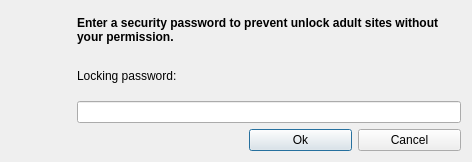
<?xml version="1.0" encoding="UTF-8"?>
<ui version="4.0">
 <class>UPSPasswordImpl</class>
 <widget class="QDialog" name="UPSPasswordImpl">
  <property name="geometry">
   <rect>
    <x>0</x>
    <y>0</y>
    <width>472</width>
    <height>162</height>
   </rect>
  </property>
  <property name="windowTitle">
   <string>UPS! Password</string>
  </property>
  <layout class="QGridLayout" name="gridLayout">
   <item row="0" column="0" rowspan="3">
    <widget class="QLabel" name="label">
     <property name="minimumSize">
      <size>
       <width>60</width>
       <height>0</height>
      </size>
     </property>
     <property name="maximumSize">
      <size>
       <width>60</width>
       <height>16777215</height>
      </size>
     </property>
     <property name="text">
      <string/>
     </property>
     <property name="pixmap">
      <pixmap resource="../resources/resources.qrc">:/ups_lock_unlock/images/ups_lock_unlock.png</pixmap>
     </property>
     <property name="alignment">
      <set>Qt::AlignCenter</set>
     </property>
    </widget>
   </item>
   <item row="0" column="1" colspan="3">
    <widget class="QLabel" name="lblTitle">
     <property name="text">
      <string>&lt;b&gt;Enter a security password to prevent unlock adult sites without your permission.&lt;/b&gt;</string>
     </property>
     <property name="wordWrap">
      <bool>true</bool>
     </property>
    </widget>
   </item>
   <item row="1" column="1" colspan="3">
    <widget class="QLabel" name="lblPassword">
     <property name="text">
      <string>Locking password:</string>
     </property>
    </widget>
   </item>
   <item row="2" column="1" colspan="3">
    <widget class="QLineEdit" name="edtPassword">
     <property name="whatsThis">
      <string>Field where you enter the password</string>
     </property>
     <property name="accessibleName">
      <string>Password edit</string>
     </property>
     <property name="accessibleDescription">
      <string>Field where you enter the password</string>
     </property>
     <property name="echoMode">
      <enum>QLineEdit::Password</enum>
     </property>
    </widget>
   </item>
   <item row="3" column="0" colspan="2">
    <spacer name="horizontalSpacer">
     <property name="orientation">
      <enum>Qt::Horizontal</enum>
     </property>
     <property name="sizeHint" stdset="0">
      <size>
       <width>232</width>
       <height>20</height>
      </size>
     </property>
    </spacer>
   </item>
   <item row="3" column="2">
    <widget class="QPushButton" name="btnOk">
     <property name="minimumSize">
      <size>
       <width>100</width>
       <height>0</height>
      </size>
     </property>
     <property name="whatsThis">
      <string>Confirm and close the window</string>
     </property>
     <property name="accessibleName">
      <string>Ok button</string>
     </property>
     <property name="accessibleDescription">
      <string>Confirm and close the window</string>
     </property>
     <property name="text">
      <string>Ok</string>
     </property>
     <property name="default">
      <bool>true</bool>
     </property>
    </widget>
   </item>
   <item row="3" column="3">
    <widget class="QPushButton" name="btnCancel">
     <property name="minimumSize">
      <size>
       <width>100</width>
       <height>0</height>
      </size>
     </property>
     <property name="whatsThis">
      <string>Discard and close window</string>
     </property>
     <property name="accessibleName">
      <string>Cancel button</string>
     </property>
     <property name="accessibleDescription">
      <string>Discard and close window</string>
     </property>
     <property name="text">
      <string>Cancel</string>
     </property>
    </widget>
   </item>
  </layout>
 </widget>
 <resources>
  <include location="../resources/resources.qrc"/>
 </resources>
 <connections>
  <connection>
   <sender>btnOk</sender>
   <signal>clicked()</signal>
   <receiver>UPSPasswordImpl</receiver>
   <slot>accept()</slot>
   <hints>
    <hint type="sourcelabel">
     <x>258</x>
     <y>164</y>
    </hint>
    <hint type="destinationlabel">
     <x>106</x>
     <y>116</y>
    </hint>
   </hints>
  </connection>
  <connection>
   <sender>btnCancel</sender>
   <signal>clicked()</signal>
   <receiver>UPSPasswordImpl</receiver>
   <slot>reject()</slot>
   <hints>
    <hint type="sourcelabel">
     <x>355</x>
     <y>164</y>
    </hint>
    <hint type="destinationlabel">
     <x>141</x>
     <y>111</y>
    </hint>
   </hints>
  </connection>
 </connections>
</ui>
